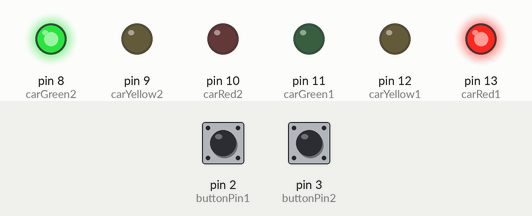
This sketch was run on a simulated Arduino Uno, built with avr-gcc and run on an emulated ATmega328P. Parts: output pins drawn as LEDs (lit = HIGH). The test bench sets the inputs (shaded band); at power-on: pin 2 (buttonPin1) HIGH, pin 3 (buttonPin2) HIGH.

Above: at 2.5 s.
At 5.5 s:
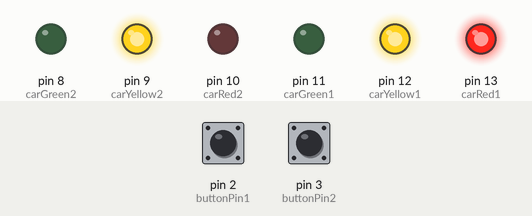
At 8.5 s:
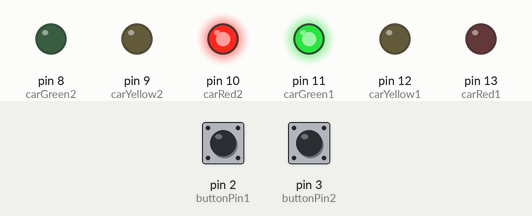
At 11.5 s:
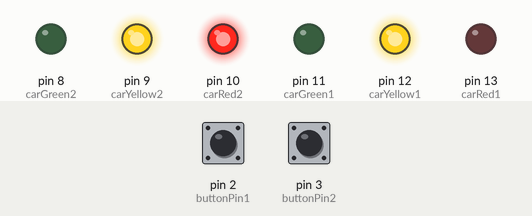
Timing chart, 0 to 15.6 s (numbered marks = the images above):
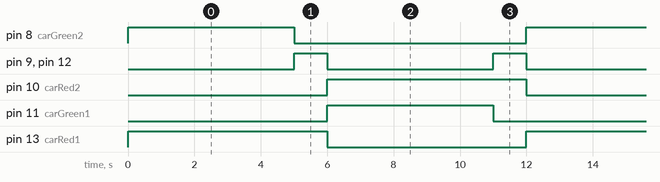

Measured:
- by itself, pin 8 (carGreen2), pin 11 (carGreen1): alternates HIGH for 5.0 s and LOW for 7.0 s
- by itself, pin 9 (carYellow2), pin 12 (carYellow1): alternates HIGH for 1.0 s and LOW for 5.0 s
- by itself, pin 10 (carRed2), pin 13 (carRed1): alternates HIGH for 6.0 s and LOW for 6.0 s

The sketch:

homework2_problem1_SuperiorLights.ino
```cpp
int carRed1 = 13; //设置纵向汽车灯
int carYellow1 = 12;
int carGreen1 = 11;
int carRed2 = 10; //设置横向汽车灯
int carYellow2 = 9;
int carGreen2 = 8;
const int buttonPin1 = 2;     // 定义按键输入引脚
const int buttonPin2 = 3;
//顺序为carRed1,carYellow1,carGreen1,carRed2,carYellow2,carGreen2
long lights[5] = {0x21, 0x32, 0xC, 0x16, 0x00};
int buttonState1 = 0;        //初始化按键值
int buttonState2 = 0;
boolean led;   //定义led为布尔型（true或false）
int lightState;
void skin(int num);
void changeLights();
void stateChange1();
void stateChange2();

void setup()
{
  pinMode(buttonPin1, INPUT_PULLUP);
  pinMode(buttonPin2, INPUT_PULLUP);
  pinMode(carRed1, OUTPUT);
  pinMode(carYellow1, OUTPUT);
  pinMode(carGreen1, OUTPUT);
  pinMode(carRed2, OUTPUT);
  pinMode(carYellow2, OUTPUT);
  pinMode(carGreen2, OUTPUT);
  attachInterrupt(0, stateChange1, FALLING);
  attachInterrupt(1, stateChange2, CHANGE);
}

void loop()
{
  changeLights(1);
}

void changeLights(int num)
{
  if (num == 1)   //1路口红灯5s
  {
    skin(lights[0]);
    delay(5000);
    lightState = 1;
    num++;
  }

  if (num == 2)   //1路口红黄1s
  {
//    for (int x = 0; x < 10; x++) {
//      skin(lights[1]);
//      delay(250);
//      skin(lights[4]);
//      delay(250);
//    }
    lightState = 2;
      skin(lights[1]);
      delay(1000);
    num++;
  }

  if (num == 3)   //1路口绿灯5s
  {
    skin(lights[2]);
    delay(5000);
    lightState = 3;
    num++;
  }

  if (num == 4)   //1路口黄灯1s
  {
//    for (int x = 0; x < 10; x++) {
//      skin(lights[3]);
//      delay(250);
//      skin(lights[4]);
//      delay(250);
//    }
    lightState = 4;
    skin(lights[3]);
    delay(1000);
  }
}

void skin(int num)
{
  digitalWrite(carRed1, ((num >> 5) & 0x01));
  digitalWrite(carYellow1, ((num >> 4) & 0x01));
  digitalWrite(carGreen1, ((num >> 3) & 0x01));
  digitalWrite(carRed2, ((num >> 2) & 0x01));
  digitalWrite(carYellow2, ((num >> 1) & 0x01));
  digitalWrite(carGreen2, ((num >> 0) & 0x01));
}

void stateChange1()
{
  if (lightState == 3 || lightState == 4)
    changeLights(3);
  else if (lightState == 1)
    changeLights(2);
}

void stateChange2()
{
  if (lightState == 1 || lightState == 2)
    changeLights(1);
  else if (lightState == 3)
    changeLights(4);
}
```
